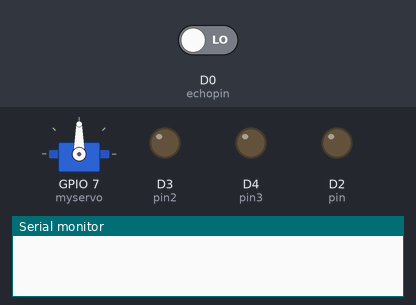
This sketch was run on a simulated ESP8266 (NodeMCU). Shown: servo, output pins drawn as LEDs (lit = HIGH), the last lines printed to the serial monitor. Inputs (shaded band) come from the test bench; at power-on: D0 (echopin) LOW. Pins used as bus, display or sensor lines are not drawn.

Above: at 0.1 s.
At 9.22 s:
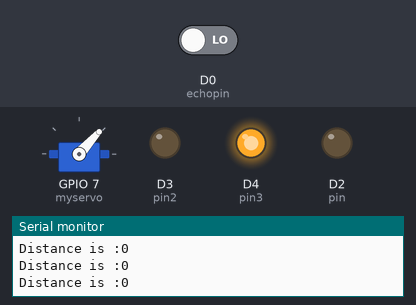
At 18.49 s:
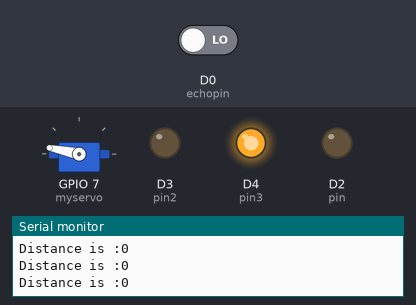
At 37.3 s:
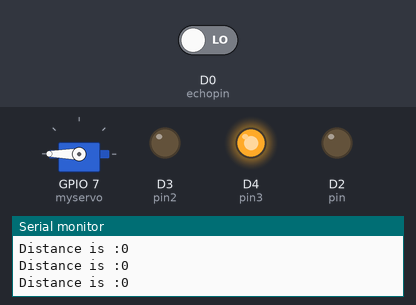
Timing chart, 0 to 40.0 s (numbered marks = the images above):
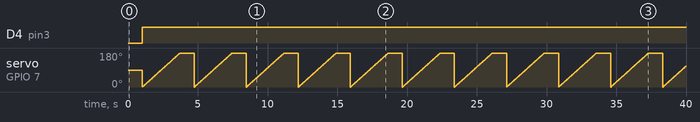

Measured:
- by itself, D4 (pin3): LOW → HIGH at 1.0 s

The sketch:

smart_dustbin.ino
```cpp
#include <Servo.h>
Servo myservo;
const int echopin = D0;
const int trigpin = D1;

const int echopin2 = D5;
const int trigpin2 = D6;

long duration;
int distance;

const int pin = D2;

const int pin2 = D3;

const int pin3 = D4;

void setup() {

   myservo.attach(7);
pinMode(trigpin, OUTPUT);
pinMode(echopin, INPUT);
pinMode(pin, OUTPUT);
pinMode(pin2, OUTPUT);
pinMode(pin3, OUTPUT);

Serial.begin(9600);


}

void loop() {

 int pos;
digitalWrite(trigpin, LOW);
delay(5);


digitalWrite(trigpin, HIGH);
delay(10);


digitalWrite(trigpin, LOW);

duration = pulseIn(echopin, HIGH);

distance = duration *0.034/2;

Serial.print("Distance is :");
Serial.println(distance);


if( distance  < 25&&distance>=20){

  digitalWrite (pin, HIGH);
  delay(1);
  }
  else if( distance  < 20&&distance>=10 )
  {
    digitalWrite (pin2, HIGH);
  delay(1);
  }
  else if( distance  < 10 )
  {
    digitalWrite (pin3, HIGH);
  delay(1);
  }
  else{
     digitalWrite (pin, LOW );
     digitalWrite (pin2, LOW );
     digitalWrite (pin3, LOW );
    }


if( distance  < 15 )
  {
    for (pos = 0; pos <= 180; pos += 1) { // goes from 0 degrees to 180 degrees
    // in steps of 1 degree
    myservo.write(pos);              // tell servo to go to position in variable 'pos'
    delay(15);
  }

  }
  else{

     for (pos = 180; pos >= 0; pos -= 1) { // goes from 180 degrees to 0 degrees
    myservo.write(pos);              // tell servo to go to position in variable 'pos'
    delay(15);
  }
}
  }
```
